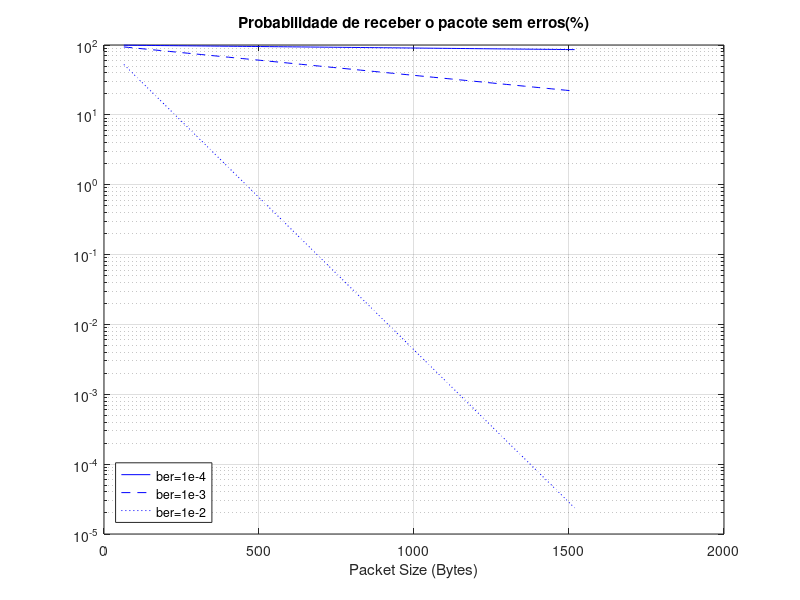

Recreate this plot in MATLAB.
% Task 2
% See semilogx, semilogy, logplot

%2a
% f(0) = (n 0) * p^0 * (1-p)^(n-0)
n = 100 * 8;
p = 10 ^ -2;
i = 0;

res = (nchoosek(n, i) * p^i * (1 - p)^(n - i)) * 100

%2b
n = 1000 * 8;
p = 10 ^ -3;
i = 1;

res = (nchoosek(n, i) * p^i * (1 - p)^(n - i)) * 100

%2c
n = 200 * 8;
p = 10 ^ -4;
i = 0;

res = (1 - (nchoosek(n, i) * p^i * (1 - p)^(n - i))) * 100

%2d
p = logspace(-8, -2);
i = 0;

n = [100, 200, 1000]*8;

f1 = (nchoosek(n(1), i) .* p.^i .* (1 - p).^(n(1) - i)) * 100;
f2 = (nchoosek(n(2), i) .* p.^i .* (1 - p).^(n(2) - i)) * 100;
f3 = (nchoosek(n(3), i) .* p.^i .* (1 - p).^(n(3) - i)) * 100;

figure(1);
semilogx(p, f1, 'b-', p, f2, 'b--', p, f3, 'b:');
grid on
title("Probabilidade de receber o pacote sem erros(%)")
xlabel('Bit Error Rate')
legend('100 Bytes', '200 Bytes', '1000 Bytes', 'location', 'southwest')

%2e
n = linspace(64, 1518)
i = 0;

p = [(10^-4), (10^-3), (10^-2)];

f1 = (1 * p(1)^i * (1 - p(1)).^(n - i)) * 100;
f2 = (1 * p(2)^i * (1 - p(2)).^(n - i)) * 100;
f3 = (1 * p(3)^i * (1 - p(3)).^(n - i)) * 100;

figure(1);
semilogy(n, f1, 'b-', n, f2, 'b--', n, f3, 'b:');
grid on
title("Probabilidade de receber o pacote sem erros(%)")
xlabel('Packet Size (Bytes)')
legend('ber=1e-4', 'ber=1e-3', 'ber=1e-2', 'location', 'southwest')
